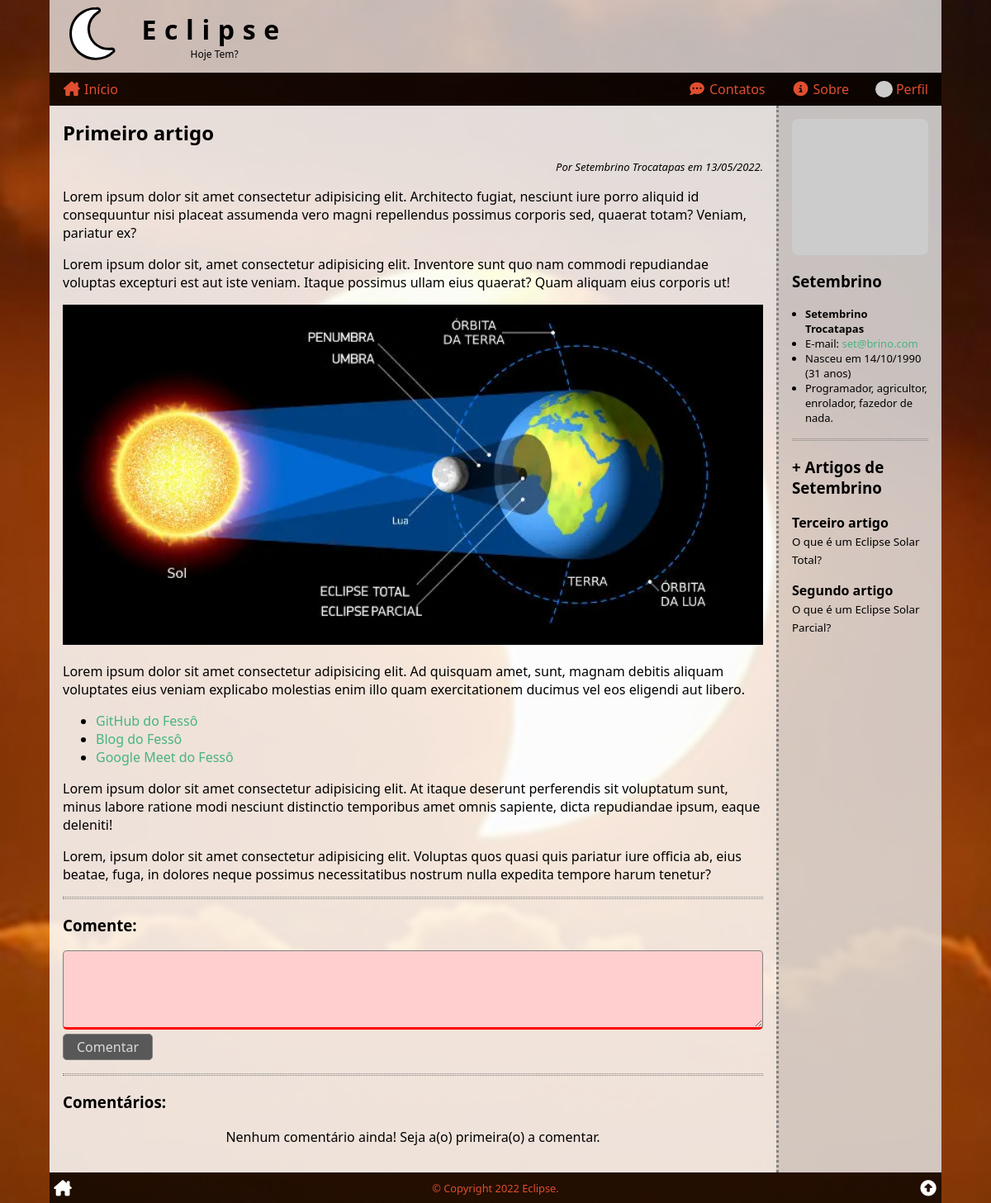
Screenshot of /ler/?id=1 (signed in) with the database file from the repository.
### tables this page shows
CREATE TABLE articles (
    art_id INT PRIMARY KEY AUTO_INCREMENT,
    art_title VARCHAR(127),
    art_intro VARCHAR(255),
    art_thumb VARCHAR(255),
    art_content TEXT,
    art_author INT,
    art_date TIMESTAMP DEFAULT CURRENT_TIMESTAMP,
    art_views int default '0',
    art_status ENUM('on', 'off', 'deleted') DEFAULT 'on',
    FOREIGN KEY (art_author) REFERENCES users (user_id)
);

CREATE TABLE users (
    user_id INT PRIMARY KEY AUTO_INCREMENT,
    user_name VARCHAR(255),
    user_email VARCHAR(255),
    user_birth DATE,
    user_photo VARCHAR(255),
    user_date TIMESTAMP DEFAULT CURRENT_TIMESTAMP,
    user_profile TEXT,
    user_password VARCHAR(255),
    user_type ENUM('user', 'author', 'admin') DEFAULT 'user',
    user_status ENUM('on', 'off', 'deleted') DEFAULT 'on'
);

### _config.php (called while the page is built, shortened)
<?php
function get_years_old($birth)
{
    $n = array(date('Y'), date('m'), date('d'));
    $b = explode('-', $birth);
    $yo = $n[0] - $b[0];
    if ($n[1] < $b[1]) {
        $yo--;
    } elseif ($n[1] == $b[1] and $n[2] <= $b[2]) {
        $yo--;
    }
    return $yo;
}

### ler/index.php (the view, shortened to what this page needs)
<?php
require($_SERVER['DOCUMENT_ROOT'] . '/_config.php');
$comment_list = '';
if (isset($_GET['id'])) $id = intval($_GET['id']);
else $id = 0;
$sql = <<<SQL
SELECT *,
	    -- DATE_FORMAT(art_date, '%d/%m/%Y às %H:%i') AS date_br,
        DATE_FORMAT(art_date, '%d/%m/%Y') AS date_br,
        DATE_FORMAT(user_birth, '%d/%m/%Y') AS birth_br
    FROM `articles`
INNER JOIN `users` ON art_author = user_id
WHERE art_id = '{$id}'
    AND art_status = 'on'
    AND art_date <= NOW();
SQL;
$res = $conn->query($sql);
$artigo = $res->fetch_assoc();
$html_article = <<<HTML
<h2>{$artigo['art_title']}</h2>
<div class="author-date">
    Por {$artigo['user_name']} em {$artigo['date_br']}.
</div>
<div>{$artigo['art_content']}</div>
HTML;
$nome = explode(' ', $artigo['user_name'])[0];
$idade = get_years_old($artigo['user_birth']);
$html_author = <<<HTML
<div class="author-meta">
    <img src="{$artigo['user_photo']}" alt="{$artigo['user_name']}">
    <h3>{$nome}</h3>
    <ul>
        <li><strong>{$artigo['user_name']}</strong></li>
        <li>E-mail: <a href="mailto:{$artigo['user_email']}" target="_blank">{$artigo['user_email']}</a></li>
        <li>Nasceu em {$artigo['birth_br']} ({$idade} anos)</li>
        <li>{$artigo['user_profile']}</li>
    </ul>
</div>
HTML;
$sql = <<<SQL
SELECT art_id, art_title, art_intro
FROM `articles`
WHERE art_author = '{$artigo['user_id']}'
    AND art_id != '{$artigo['art_id']}'
	AND art_status = 'on'
    AND art_date <= NOW()
ORDER BY RAND()
LIMIT 4;
SQL;
$res = $conn->query($sql);
if ($res->num_rows > 0) :
    $html_author .= <<<HTML
<div class="author-articles">
    <hr class="divider">
    <h3>+ Artigos de {$nome}</h3>
HTML;
    while ($mais_artigos = $res->fetch_assoc()) :
        $html_author .= <<<HTML
    <div class="author-article" onclick="location.href='/ler/?id={$mais_artigos['art_id']}'">
        <h4>{$mais_artigos['art_title']}</h4>
        <small>{$mais_artigos['art_intro']}</small>
    </div>
HTML;
    endwhile;
    $html_author .= "</div>";
endif;
$sql = <<<SQL
SELECT comments.*, users.user_name, users.user_photo,
DATE_FORMAT(cmt_date, '%d/%m/%Y às %H:%i') AS cmt_date_br
 FROM comments
 INNER JOIN users ON cmt_author = user_id
WHERE cmt_article = '{$id}'
AND cmt_status = 'on'
ORDER BY cmt_date DESC;
SQL;
$res = $conn->query($sql);
if ($res->num_rows > 0) :
    while ($cmt = $res->fetch_assoc()) :
        $comment_list .= <<<HTML
     <div class="comment">
        <div class="comment-meta">
            Por {$cmt['user_name']} em {$cmt['cmt_date_br']}.
        </div>
        {$cmt['cmt_comment']}
     </div>
HTML;
    endwhile;
else :
    $comment_list = '<p class="text-center">Nenhum comentário ainda! Seja a(o) primeira(o) a comentar.</p>';
endif;
if (isset($_COOKIE['user']))
    $comment_form = true;
else
    $comment_form = false;
require($_SERVER['DOCUMENT_ROOT'] . '/_header.php');
?>
<section>
    <?php
    echo $html_article;
    ?>
    <hr class="divider">
    <?php if ($comment_form) : ?>
        <h3>Comente:</h3>
        <form action="<?php echo htmlspecialchars($_SERVER["PHP_SELF"]) . '?id=' . $id; ?>" method="post">
            <p>
                <textarea name="comment" id="comment" required></textarea>
                <button type="submit">Comentar</button>
            </p>
        </form>
        <hr class="divider">
    <?php endif; ?>
    <h3>Comentários:</h3>
    <?php echo $comment_list; ?>
</section>
<aside>
    <?php
    echo $html_author;
    ?>
</aside>
<?php
require($_SERVER['DOCUMENT_ROOT'] . '/_footer.php');

### ler/style.css (style rules this page uses)
.author-date { margin-top: 1rem; font-size: small; text-align: right; font-style: italic; }
section img { width: 100%; max-width: auto; }
.author-meta img { display: block; width: 100%; max-width: 200px; margin: auto; border-radius: .5rem; }
.author-meta ul { font-size: small; margin: 0; padding-left: 1rem; }
.author-article { cursor: pointer; margin-bottom: 1rem; }
.author-article:last-child { margin-bottom: 0; }
.author-article h4 { margin: 0; }

### style.css (style rules this page uses)
* { box-sizing: border-box; outline: none; transition: .2s; }
html, body { position: relative ; width: 100%; height: 100%; padding: 0; margin: 0; font-family: 'Segoe UI', Tahoma, Geneva, Verdana, sans-serif; font-size: 16px; }
a { color: rgb(70, 180, 129); text-decoration: none; }
header, nav, section, article, main, aside, footer { display: block; }
body { background-color: rgb(170, 170, 170); background-attachment: fixed; background-image: url('/img/FotoEclipse.jpg'); background-position: center; background-repeat: no-repeat; background-size: cover; }
.wrap>main>section, .wrap>main>aside { padding: 1rem; }
.wrap>main>section { flex-grow: 1; background-color: rgba(255, 255, 255, .85); }
.wrap>main>aside { border-top: 3px dotted grey; background: rgba(224, 224, 224, .85); }
.wrap>main>section>h2:first-child, .wrap>main>aside>h3:first-child { margin: 0; }
.text-center { text-align: center; }
hr.divider { border: none; border-top: 1px dotted grey; border-bottom: 1px dotted grey; height: 3px; margin: 1rem 0; }
form input, form textarea, form button, form button[onclick] { font-family: inherit; font-size: inherit; padding: .25rem .5rem; border: 1px solid grey; border-radius: .3rem; }
form input, form textarea { width: 100%; }
form textarea { height: 6rem; resize: vertical; }
form button, form button[onclick] { background: steelblue; color: white; cursor: pointer; padding-left: 1rem; padding-right: 1rem; }
form input:invalid, form textarea:invalid { background: rgb(255, 207, 207); border-bottom: 3px solid red; }
form:invalid button { background: rgb(88, 88, 88); color: rgb(219, 219, 219); cursor: not-allowed; }
@media (min-width: 768px) { .wrap>main>aside { border-top: none; border-left: 3px dotted grey; flex: 0 0 200px; } }

### rows the page displays
articles: art_title "Primeiro artigo", art_author.user_name "Setembrino Trocatapas", art_content "Lorem ipsum dolor sit amet consectetur adipisicing elit. Architecto fugiat, nesciunt iure porro aliquid id consequuntur nisi placeat assumenda vero magni repellendus possimus corporis sed, quaerat totam? Veniam, pariatur ex? Lorem ipsum dolor sit, amet consectetur adipisicing elit. Inventore sunt quo nam commodi repudiandae voluptas excepturi est aut iste veniam. Itaque possimus ullam eius quaerat? Quam aliquam eius corporis ut! Lorem ipsum dolor sit amet consectetur adipisicing elit. Ad quisquam amet, sunt, magnam debitis aliquam voluptates eius veniam explicabo molestias enim illo quam exercitationem ducimus vel eos eligendi aut libero. GitHub do Fessô Blog do Fessô Google Meet do Fessô…", art_content (picture), art_author.user_name "Setembrino", art_author.user_email "set@brino.com", art_author.user_birth "31", art_author.user_profile "Programador, agricultor, enrolador, fazedor de nada."
articles: art_title "Terceiro artigo", art_intro "O que é um Eclipse Solar Total?"
articles: art_title "Segundo artigo", art_intro "O que é um Eclipse Solar Parcial?"

### other values shown
$artigo['date_br'] "13/05/2022"
$artigo['birth_br'] "14/10/1990"
